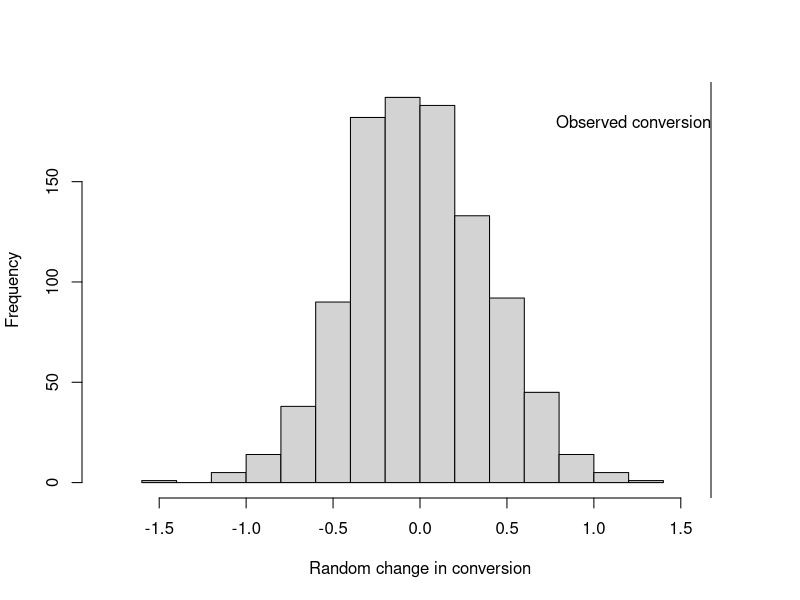

This chart was generated by the following R code:
## ---- chunk 1

perm_fun <- function(x, n1, n2) {
  n <- n1 + n2
  idx_b <- sample(1:n, n1)
  idx_a <- setdiff(1:n, idx_b)
  mean_diff <- mean(x[idx_b]) - mean(x[idx_a]) 
  return(mean_diff)
}


obs_pct_diff<-100*(6645/23175-7339/27182)
conversion<-c(rep(0, 36373), rep(1, 13984))
perm_diffs <-rep(0, 1000)

for(i in 1:1000){
  perm_diffs[i] <- 100*perm_fun(conversion, 27182, 23175)
}

hist(perm_diffs, xlab='Random change in conversion', xlim = c(-1.8, 1.8), main = "")
abline(v = obs_pct_diff)
text(x=obs_pct_diff, y=180, labels = "Observed conversion", adj=1)
## ---- chunk 2

prop.test(x=c(7339,6645), n=c(27182, 23175))

